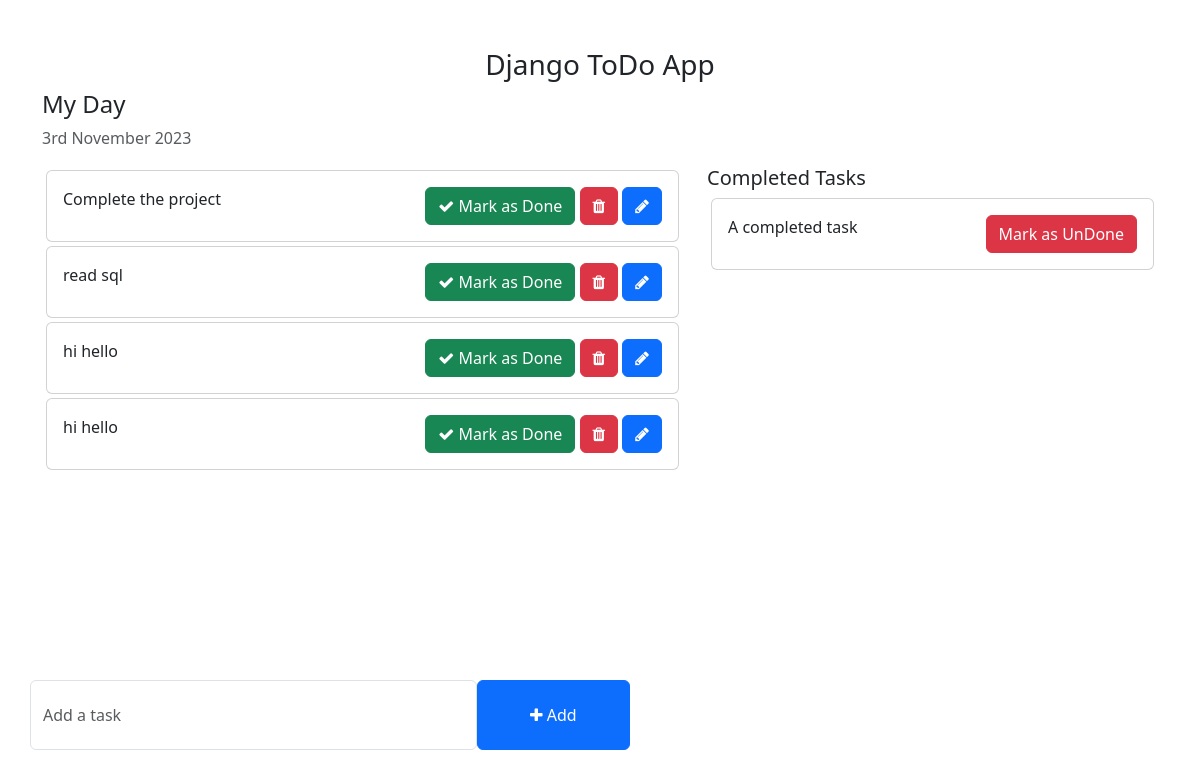
The app's page /, older data.
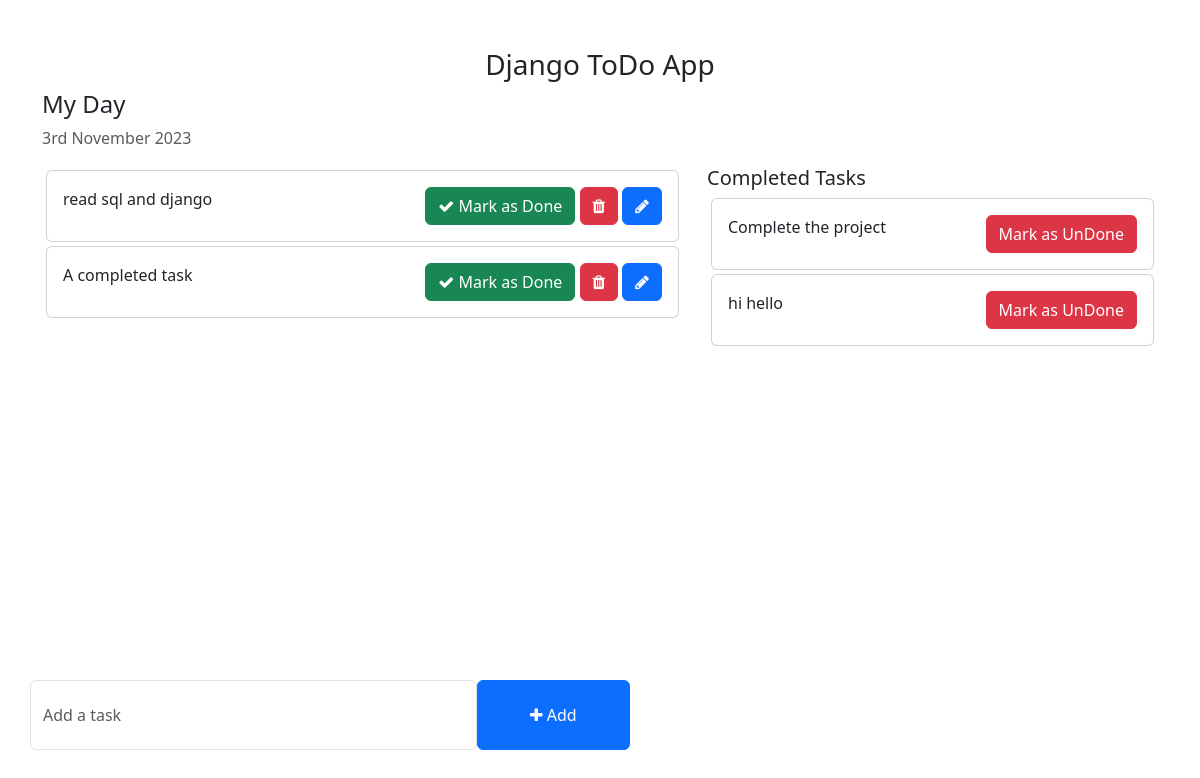
The same page, newer data.
### todo/models.py (models this page shows, shortened)
class Task(models.Model):
    task = models.CharField(max_length=250)
    is_completed = models.BooleanField(default=False)
    created_at = models.DateTimeField(auto_now_add=True)
    updated_at = models.DateTimeField(auto_now=True)

### todo_main/views.py (the view)
# urls.py: 2. Add a URL to urlpatterns:  path('', views.home, name='home')
def home(request):
    tasks = Task.objects.filter(is_completed = False)
    completed_tasks = Task.objects.filter(is_completed = True)
    context = {
        "tasks": tasks,
        "completed_tasks": completed_tasks,
    }
    return render(request, 'home.html',context)

### templates/home.html (shortened to what this page needs)
<!DOCTYPE html>
<html lang="en">
<head>
    <link href="https://cdn.jsdelivr.net/npm/bootstrap@5.3.0-alpha1/dist/css/bootstrap.min.css" rel="stylesheet">
    <link rel="stylesheet" href="https://cdnjs.cloudflare.com/ajax/libs/font-awesome/4.7.0/css/font-awesome.min.css">
</head>
<body>
    <div class="container">
        <h3 class="pt-5 text-center">Django ToDo App</h3>
        <div class="row">
            <h4>My Day</h4>
            <p class="text-muted">{% now "jS F Y" %}</p>
            <div class="col-md-7 col-lg-7" style="height: 450px; overflow: scroll;">
                {% for task in tasks %}
                <div class="card m-1">
                    <div class="card-body">
                        {{ task.task}}
                        <span style="position: relative; float: right;">
                            <a href="{% url 'mark_as_done' task.pk %}" class="btn btn-success"><i class="fa fa-check"></i> Mark as Done</a>
                            <a href="{% url 'delete_task' task.pk %}" class="btn btn-danger"><i class="fa fa-trash"></i></a>
                            <a href="{% url 'edit_task' task.pk %}" class="btn btn-primary"><i class="fa fa-pencil"></i></a>
                        </span>
                    </div>
                </div>
                {% endfor %}
            </div>
            <div class="col-md-5 col-lg-5">
                <h5>Completed Tasks</h5>
                {% for task in completed_tasks %}
                <div class="card m-1">
                    <div class="card-body">
                        {{task.task}}
                        <span style="position: relative; float: right;">
                            <a href="{% url 'mark_as_undone' task.pk %}" class="btn btn-danger"> Mark as UnDone</a>
                        </span>
                    </div>
                </div>
                {% endfor %}
            </div>
        </div>
        <div class="row">
            <div class="col-md-6 col-lg-6 p-0" style="position: absolute; bottom: 50px;">
                <form action="{% url 'addTask' %}", method="post" >
                    <div class="form-group">
                        <span style="display: flex;">
                            <input type="text" name="task" class="form-control" placeholder="Add a task">
                            <button type="submit" class="btn btn-primary" style="width: 200px;"><i class="fa fa-plus"></i> Add</button>
                        </span>
                    </div>
                </form>
            </div>
        </div>
    </div>
</body>
</html>

### templates/home.html (style rules this page uses)
.form-control { padding: 1.375rem .75rem !important; }

Row changes from the older to the newer data that the page shows:
removed Task: task "hi hello", shown under "My Day"
changed Task: task "read sql" → "read sql and django"
changed Task "A completed task": moves from the list under "Completed Tasks" to the list under "My Day"
changed Task "Complete the project": moves from the list under "My Day" to the list under "Completed Tasks"
changed Task "hi hello": moves from the list under "My Day" to the list under "Completed Tasks"
